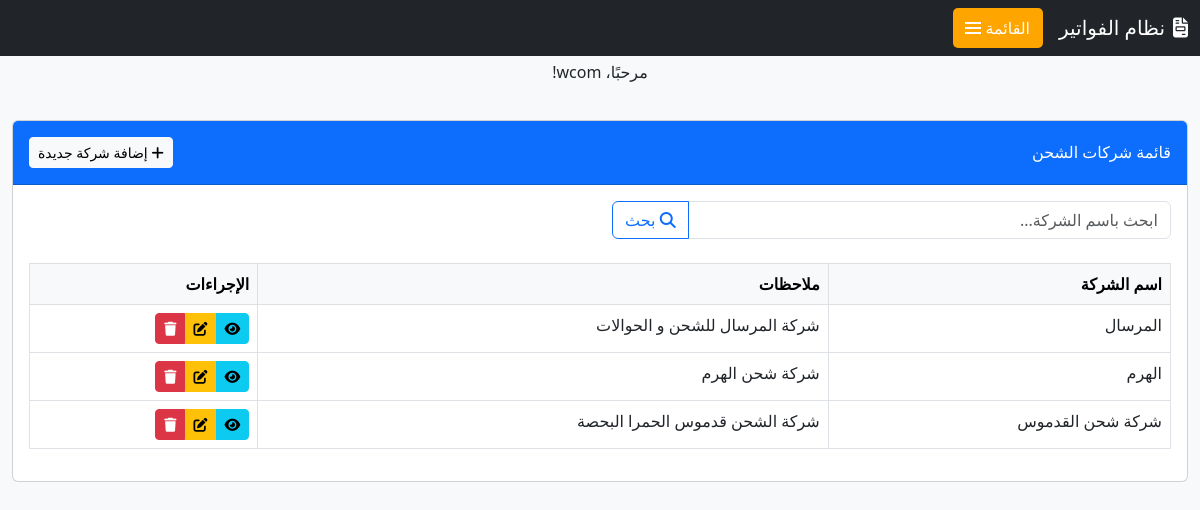
/invoice/shipping/ (signed in), run on the app's committed database.
### invoice/models.py (models this page shows, shortened)
class Shipping_com_m(models.Model):
    shipping_company_name = models.CharField(max_length=255, blank=True , verbose_name=_(" شركة الشحن "))
    notes = models.TextField(blank=True , verbose_name=_(" العملة "))
    uniqueId = models.UUIDField(default=uuid4, editable=False, unique=True, verbose_name=_("الرقم المسلسل"))
    slug = models.SlugField(max_length=225, unique=True, blank=True, null=True)
    date_created = models.DateTimeField(auto_now_add=True)
    last_updated = models.DateTimeField(auto_now=True)
    class Meta:
        verbose_name = _('شركة الشحن')
        verbose_name_plural = _('شركات الشحن')

### invoice/views.py (the view, shortened to what this page needs)
# urls.py: path('shipping/', ShippingListView.as_view(), name='shipping_list'),
class ShippingListView(LoginRequiredMixin, PermissionRequiredMixin, ListView):
    model = Shipping_com_m
    template_name = 'shipping/shipping_list.html'
    context_object_name = 'shipping_companies'
    permission_required = 'shipping.view_shippingcompany'
    paginate_by = 10
    def get_queryset(self):
        queryset = super().get_queryset()
        search_query = self.request.GET.get('search', '')
        if search_query:
            queryset = queryset.filter(
                shipping_company_name__icontains=search_query
            )
        return queryset.order_by('shipping_company_name')

### templates/shipping/shipping_list.html (shortened to what this page needs)
{% extends 'base.html' %}
{% block content %}
<div class="card mb-4">
    <div class="card-header py-3 d-flex justify-content-between align-items-center bg-primary text-white">
        <h6 class="m-0 font-weight-bold">قائمة شركات الشحن</h6>
        {% if perms.shipping.add_shippingcompany %}
        <a href="{% url 'shipping_create' %}" class="btn btn-light btn-sm">
            <i class="fas fa-plus"></i> إضافة شركة جديدة
        </a>
        {% endif %}
    </div>
    <div class="card-body">
        <div class="row mb-4">
            <div class="col-md-6">
                <div class="input-group">
                    <input type="text" id="search-input" class="form-control"
                           placeholder="ابحث باسم الشركة..." value="{{ request.GET.search }}">
                    <button class="btn btn-outline-primary" type="button" id="search-button">
                        <i class="fas fa-search"></i> بحث
                    </button>
                </div>
            </div>
        </div>
        <div class="table-responsive">
            <table class="table table-bordered table-hover" id="shippingTable">
                <thead class="table-light">
                    <tr>
                        <th width="30%">اسم الشركة</th>
                        <th width="50%">ملاحظات</th>
                        <th width="20%">الإجراءات</th>
                    </tr>
                </thead>
                <tbody>
                    {% for company in shipping_companies %}
                    <tr>
                        <td>{{ company.shipping_company_name }}</td>
                        <td>{{ company.notes|default:"-"|truncatechars:60 }}</td>
                        <td>
                            <div class="btn-group" role="group">
                                <a href="{% url 'shipping_detail' company.pk %}" class="btn btn-info btn-sm" title="عرض">
                                    <i class="fas fa-eye"></i>
                                </a>
                                {% if perms.shipping.change_shippingcompany %}
                                <a href="{% url 'shipping_update' company.pk %}" class="btn btn-warning btn-sm" title="تعديل">
                                    <i class="fas fa-edit"></i>
                                </a>
                                {% endif %}
                                {% if perms.shipping.delete_shippingcompany %}
                                <a href="{% url 'shipping_delete' company.pk %}" class="btn btn-danger btn-sm" title="حذف">
                                    <i class="fas fa-trash"></i>
                                </a>
                                {% endif %}
                            </div>
                        </td>
                    </tr>
                    {% empty %}
                    <tr>
                        <td colspan="3" class="text-center text-muted py-4">لا توجد شركات شحن مسجلة</td>
                    </tr>
                    {% endfor %}
                </tbody>
            </table>
        </div>
    </div>
</div>
{% endblock %}

### templates/base.html (shortened to what this page needs)
<!DOCTYPE html>
<html lang="ar" dir="rtl">
<head>
    <title>نظام الفواتير</title> <p class="text-center">مرحبًا، {{ user.username }}!</p>
    <link href="https://cdn.jsdelivr.net/npm/bootstrap@5.3.0/dist/css/bootstrap.rtl.min.css" rel="stylesheet">
    <link rel="stylesheet" href="https://cdnjs.cloudflare.com/ajax/libs/font-awesome/6.4.0/css/all.min.css">
    <link rel="stylesheet" href="https://cdn.jsdelivr.net/npm/bootstrap-icons@1.10.0/font/bootstrap-icons.css">
</head>
<body>
    <nav class="navbar navbar-expand-lg navbar-dark bg-dark fixed-top">
        <div class="container-fluid">
            <a class="navbar-brand" href="{% url 'home' %}">
                <i class="fas fa-file-invoice me-2"></i>نظام الفواتير
            </a>
            <button class="navbar-toggler-custom d-flex align-items-center" type="button" data-bs-toggle="offcanvas" data-bs-target="#sidebarNavbar">
                <span class="navbar-toggler-text">القائمة</span>
                <span class="navbar-toggler-icon-custom"></span>
            </button>
        </div>
    </nav>
    <main class="container-fluid">
        {% block content %}
        {% endblock %}
    </main>
</body>
</html>

### templates/base.html (style rules this page uses)
:root { --orange-color: #FFA500; --orange-hover: #e69500; --sidebar-width: 280px; }
body { padding-top: 60px; background-color: #f8f9fa; }
.navbar-toggler-custom { border: none; padding: 0.5rem; color: white; margin-left: auto; background-color: var(--orange-color); border-radius: 5px; }
.navbar-toggler-icon-custom { display: inline-block; width: 1.5em; height: 1.5em; vertical-align: middle; background-repeat: no-repeat; background-size: 100%; }
.navbar-toggler-text { margin-right: 5px; font-size: 1rem; color: white; }
main { min-height: calc(100vh - 60px); padding: 20px; }

### data on the page
Shipping_com_m: shipping_company_name "المرسال", notes "شركة المرسال للشحن و الحوالات"
Shipping_com_m: shipping_company_name "الهرم", notes "شركة شحن الهرم"
Shipping_com_m: shipping_company_name "شركة شحن القدموس", notes "شركة الشحن قدموس الحمرا البحصة"

### other printed values
{{ user.username }} "wcom"
